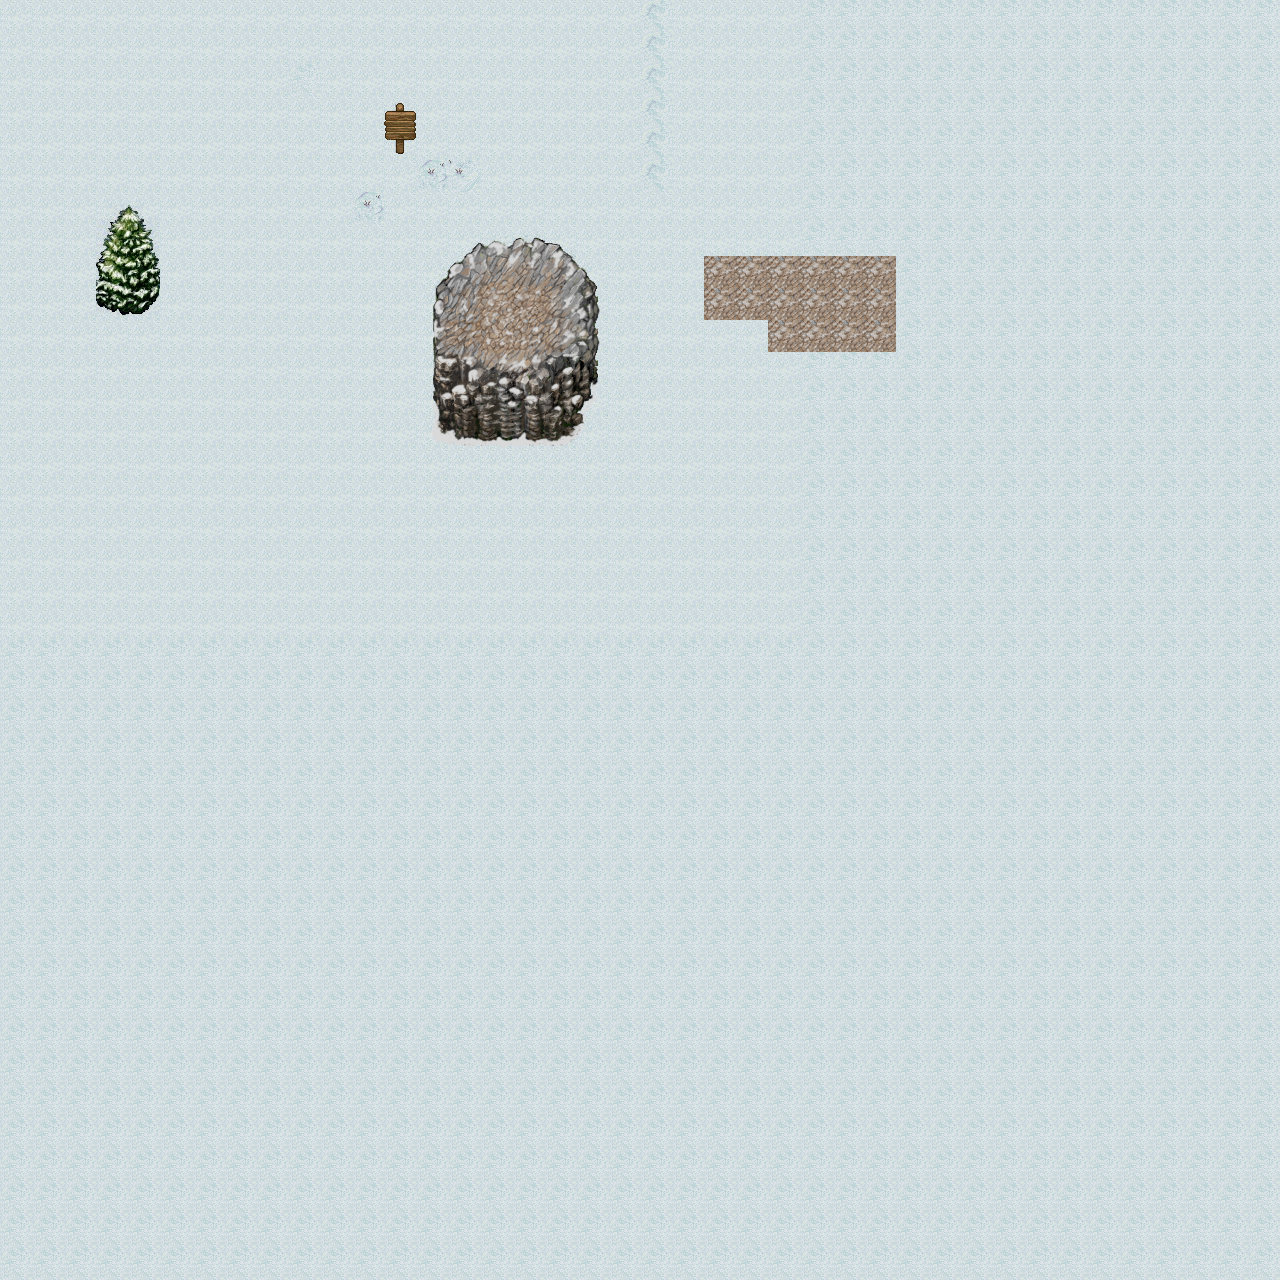

This game map was drawn from its Tiled (.tmx) file and the tilesets committed beside it. A one-line description and the trimmed map source follow:
An orthogonal 40x40 tile map with 32x32 px tiles, 3 tile layers (background, objects, trees).

<map version="1.0" orientation="orthogonal" renderorder="right-down" width="40" height="40" tilewidth="32" tileheight="32">
 <tileset firstgid="1" name="snow" tilewidth="32" tileheight="32">
  <image source="snow.png" width="512" height="512" />
 </tileset>
 <layer name="background" width="40" height="40">
  <data>[1600 cells, 1600 non-empty, 6 distinct tile ids]</data>
 </layer>
 <layer name="objects" width="40" height="40">
  <data>[1600 cells, 42 non-empty, 42 distinct tile ids]</data>
 </layer>
 <layer name="trees" width="40" height="40">
  <data>[1600 cells, 8 non-empty, 8 distinct tile ids]</data>
 </layer>
</map>
